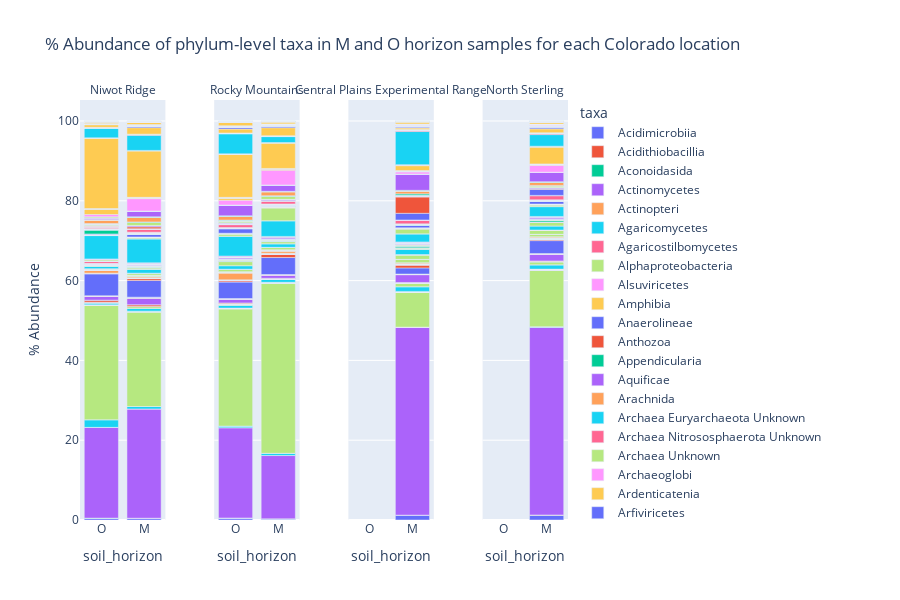

Notebook code for this chart:
### Markdown cell above
## Plot the taxa abundance of M and O horizon soil samples for each location

Using the plotly library, the percent abundance of the taxa is plotted as a bar chart for each geo location and faceted by soil horizon.

### Code cell
geo_fig = px.bar(loc_abund_df, x = "soil_horizon", y="avg_relative_abundance", color = "taxa", 
                 facet_col = "location",
                 facet_col_spacing = 0.1,
                 title = "% Abundance of phylum-level taxa in M and O horizon samples for each Colorado location", 
                 labels = {"geo_loc_name": "Location", "avg_relative_abundance": "% Abundance"},
                 height = 600)
# update figure to remove "location=" from facet column labels
geo_fig.for_each_annotation(lambda a: a.update(text=a.text.replace("location=", "")))

# show figure
geo_fig.show()
